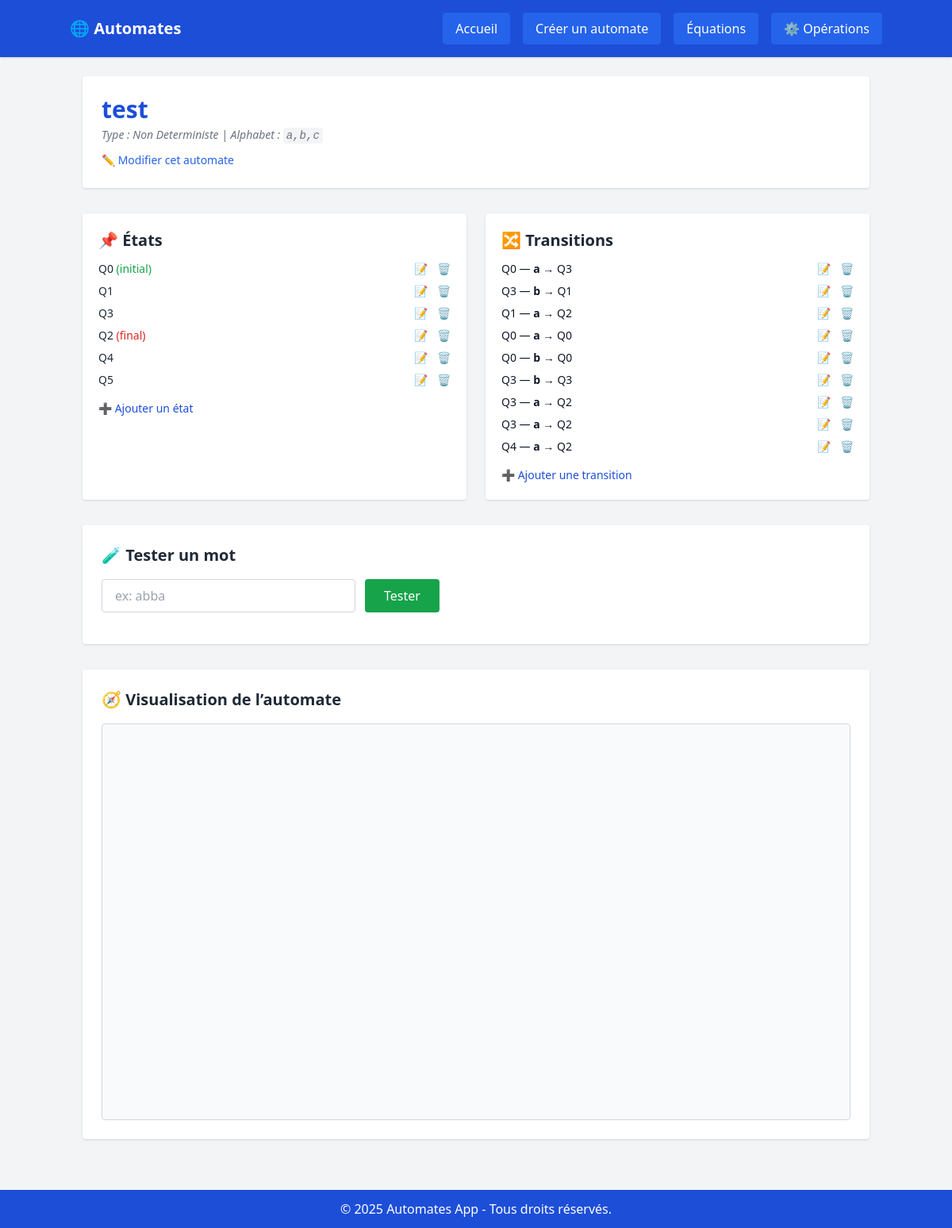
The page /automates/automate/1/ on the database as committed earlier.
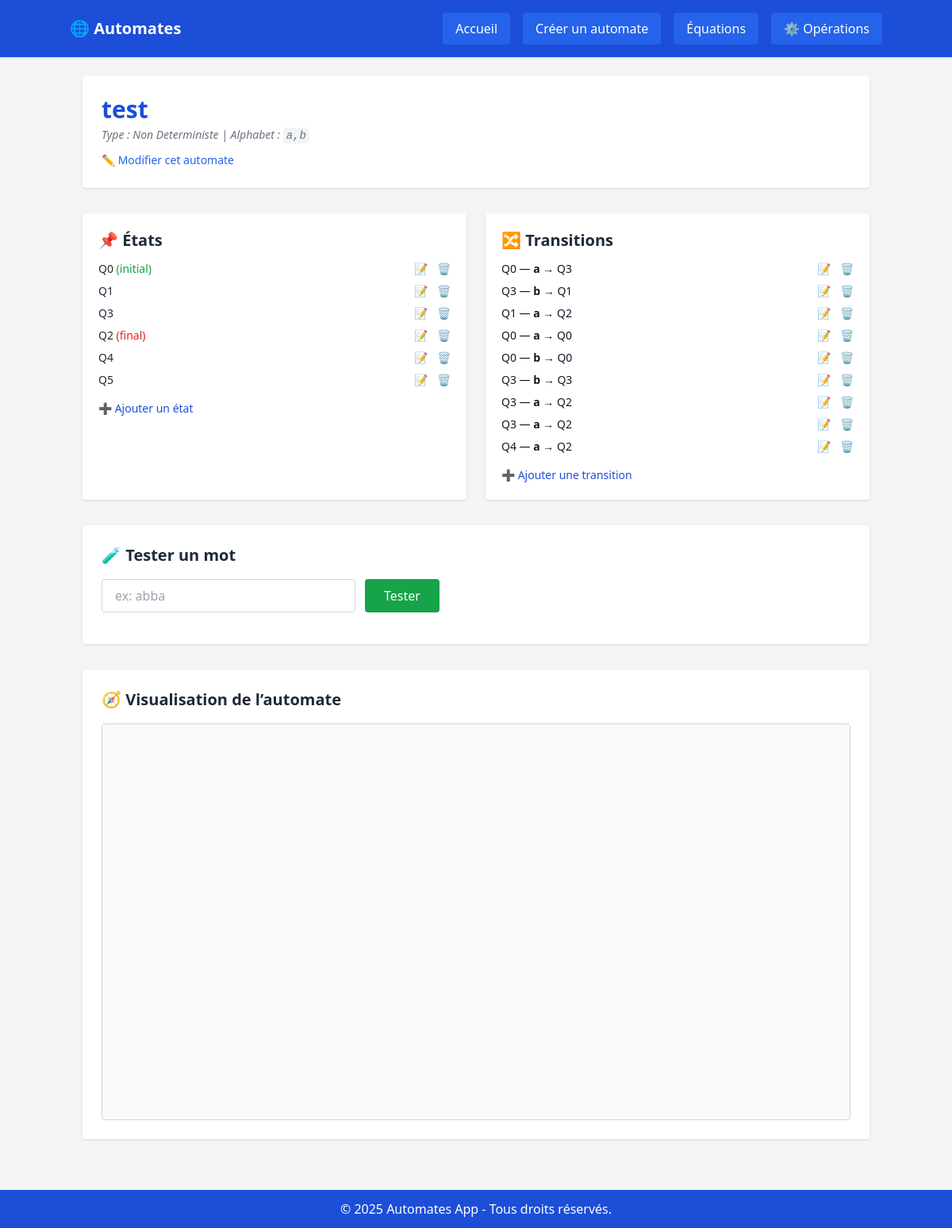
The same page on the database as committed later.
### Automates/models.py (models this page shows, shortened)
class Automate(models.Model):
    TYPE_CHOICES = [
        ('DFA', 'Deterministe'),
        ('NFA', 'Non Deterministe'),
        ('EFA', 'Epsilon-transitions'),
    ]
    nom = models.CharField(max_length=100)
    type = models.CharField(max_length=3, choices=TYPE_CHOICES, default='DFA')
    alphabet = models.CharField(max_length=100, help_text="Ex: a,b,c")

### Automates/views.py (the view)
# urls.py: path('automate/<int:automate_id>/', views.details_automate, name='details_automate'),
def details_automate(request, automate_id):
    automate = get_object_or_404(Automate, id=automate_id)
    etats = automate.etats.all()
    transitions = automate.transitions.all()
    return render(request, 'automates/details.html', {
        'automate': automate,
        'etats': etats,
        'transitions': transitions
    })

### Automates/templates/automates/details.html (shortened to what this page needs)
{% extends 'automates/base.html' %}
{% block content %}
<div class="max-w-5xl mx-auto space-y-8">
    <div class="bg-white p-6 rounded shadow">
        <h2 class="text-3xl font-bold text-blue-700 mb-1">{{ automate.nom }}</h2>
        <p class="text-sm text-gray-500 italic">
            Type : {{ automate.get_type_display }} | Alphabet : <code class="bg-gray-100 px-1 py-0.5 rounded">{{ automate.alphabet }}</code>
        </p>
        <div class="mt-2">
            <a href="{% url 'modifier_automate' automate.id %}" class="text-blue-600 hover:underline text-sm">✏️ Modifier cet automate</a>
        </div>
    </div>
    <div class="grid grid-cols-1 md:grid-cols-2 gap-6">
        <div class="bg-white p-5 rounded shadow">
            <h3 class="text-xl font-semibold text-gray-800 mb-3">📌 États</h3>
            <ul class="space-y-2">
                {% for etat in etats %}
                <li class="flex justify-between items-center text-sm">
                    <span>
                        <span class="font-medium text-gray-800">{{ etat.nom }}</span>
                        {% if etat.est_initial %}<span class="text-green-600"> (initial)</span>{% endif %}
                        {% if etat.est_final %}<span class="text-red-600"> (final)</span>{% endif %}
                    </span>
                    <span class="space-x-2">
                        <a href="{% url 'modifier_etat' etat.id %}" class="text-blue-600 hover:underline">📝</a>
                        <a href="{% url 'supprimer_etat' etat.id %}" class="text-red-600 hover:underline delete-link">🗑</a>
                    </span>
                </li>
                {% empty %}
                    <li class="text-gray-500 italic">Aucun état enregistré.</li>
                {% endfor %}
            </ul>
            <a href="{% url 'ajouter_etat' automate.id %}" class="inline-block mt-4 text-blue-700 hover:underline text-sm">➕ Ajouter un état</a>
        </div>
        <div class="bg-white p-5 rounded shadow">
            <h3 class="text-xl font-semibold text-gray-800 mb-3">🔀 Transitions</h3>
            <ul class="space-y-2">
                {% for t in transitions %}
                <li class="flex justify-between items-center text-sm">
                    <span>
                        {{ t.source.nom }} — <span class="font-semibold">{{ t.symbole }}</span> → {{ t.cible.nom }}
                    </span>
                    <span class="space-x-2">
                        <a href="{% url 'modifier_transition' t.id %}" class="text-blue-600 hover:underline">📝</a>
                        <a href="{% url 'supprimer_transition' t.id %}" class="text-red-600 hover:underline delete-link">🗑</a>
                    </span>
                </li>
                {% empty %}
                    <li class="text-gray-500 italic">Aucune transition enregistrée.</li>
                {% endfor %}
            </ul>
            <a href="{% url 'ajouter_transition' automate.id %}" class="inline-block mt-4 text-blue-700 hover:underline text-sm">➕ Ajouter une transition</a>
        </div>
    </div>
    <div class="bg-white p-6 rounded shadow">
        <h3 class="text-xl font-semibold text-gray-800 mb-4">🧪 Tester un mot</h3>
        <form id="testMotForm" class="flex flex-col sm:flex-row gap-3">
            <input type="text" id="mot" name="mot" placeholder="ex: abba"
                required class="border border-gray-300 px-4 py-2 rounded w-full sm:max-w-xs">
            <button type="submit"
                class="bg-green-600 hover:bg-green-700 text-white px-6 py-2 rounded transition">Tester</button>
        </form>
    </div>
    <div class="bg-white p-6 rounded shadow">
        <h3 class="text-xl font-semibold mb-4 text-gray-800">🧭 Visualisation de l’automate</h3>
        <div id="automateGraph" class="w-full h-[500px] border border-gray-300 rounded bg-gray-50"></div>
    </div>
</div>
{% endblock %}

Rows that differ between the two databases and show on the page:
changed Automate "test": alphabet "a,b,c" → "a,b"
